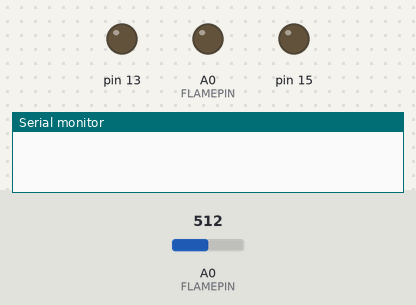
Simulated run of this sketch. Board: Arduino Uno, built with avr-gcc and run on an emulated ATmega328P. Parts: output pins drawn as LEDs (lit = HIGH), the last lines printed to the serial monitor. The test bench sets the inputs (shaded band); at power-on: A0 (FLAMEPIN) = 512.

Above: at 0.1 s.
At 2.1 s:
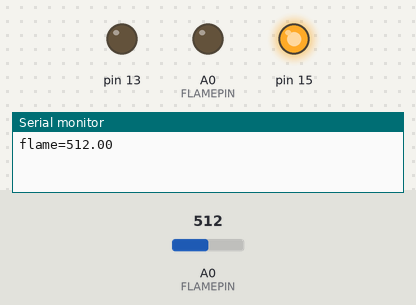
Timing chart, 0 to 3.6 s (numbered marks = the images above):
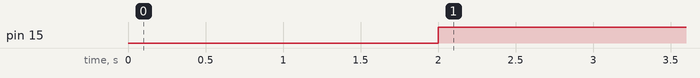

The sketch:

_04_15.ino
```cpp
#define INTERVAL_GET_DATA 2000  // интервала измерений, мс
// аналоговый пин
#define FLAMEPIN         A0

// переменная для интервала измерений
unsigned long millis_int1=0;

void setup() {
  // входы подключения к мультиплексору D5, D7, D8 (GPIO 14, 13, 15)
  // как OUTPUT
  pinMode(14,OUTPUT);
  pinMode(13,OUTPUT);
  pinMode(15,OUTPUT);
  // открываем последовательный порт
  Serial.begin(9600);
}

void loop() {
   if(millis()-millis_int1 >= INTERVAL_GET_DATA) {
      // выбор входа мультиплексора CD4051 – y4 (100)
      digitalWrite(14,LOW);
      digitalWrite(13,LOW);
      digitalWrite(15,HIGH);
      // получение данных c датчика mq7
      float  flame= get_data_flame();
      // выводим значения flame sensor
      Serial.print("flame=");
      Serial.println(flame);
      // старт интервала отсчета
      millis_int1=millis();
   }
}

// получение данных с датчика flame sensor
float get_data_flame()  {

  // получение значения
  float value=analogRead(FLAMEPIN);

  return (float)value;
}
```

Measured:
- by itself, pin 15: LOW → HIGH at 2.0 s
